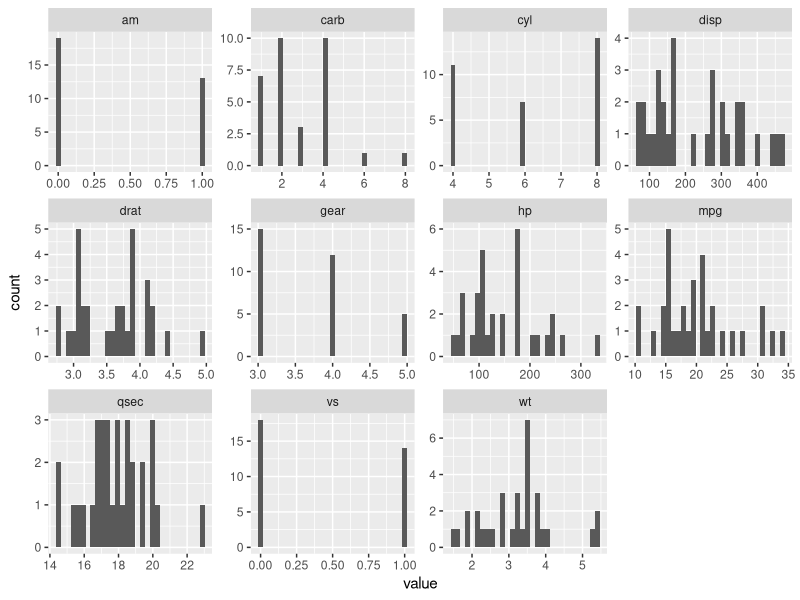
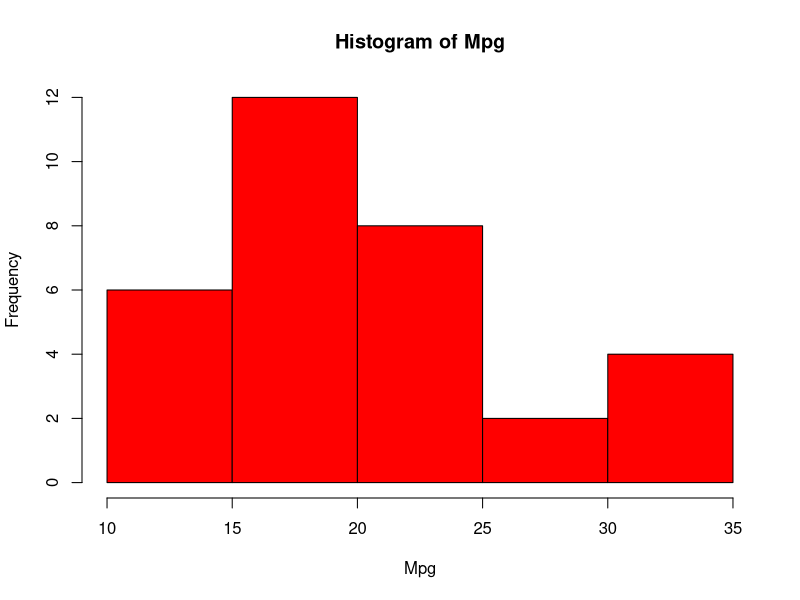
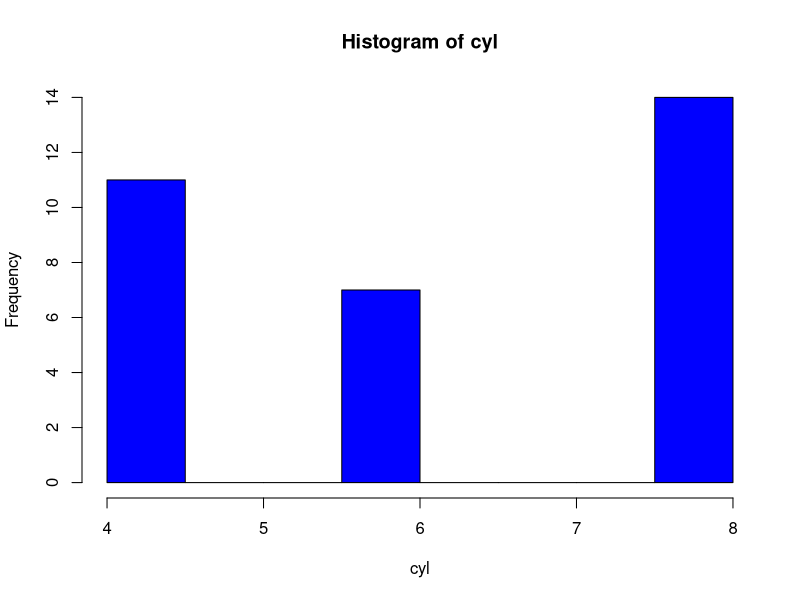
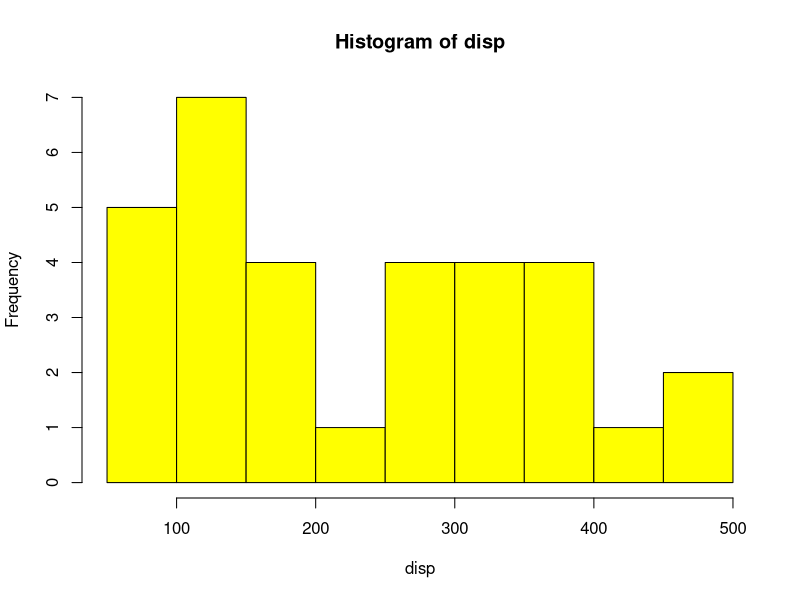
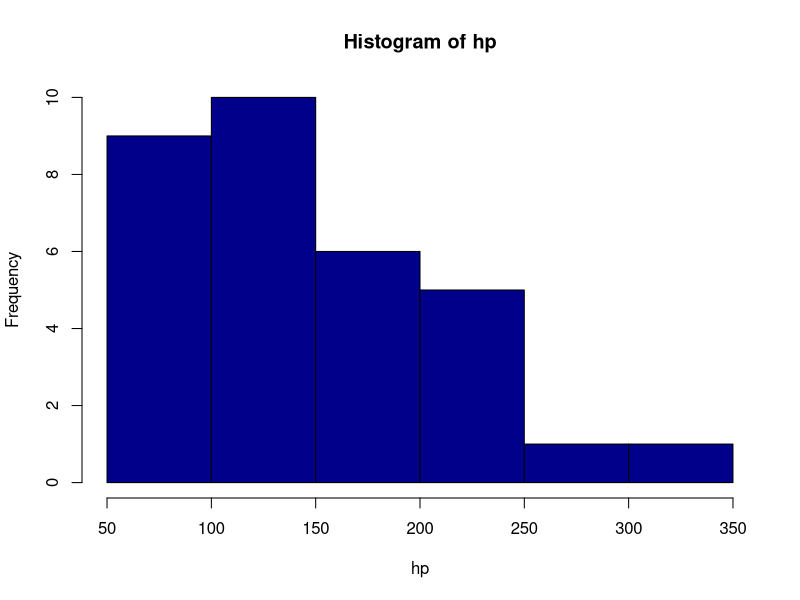
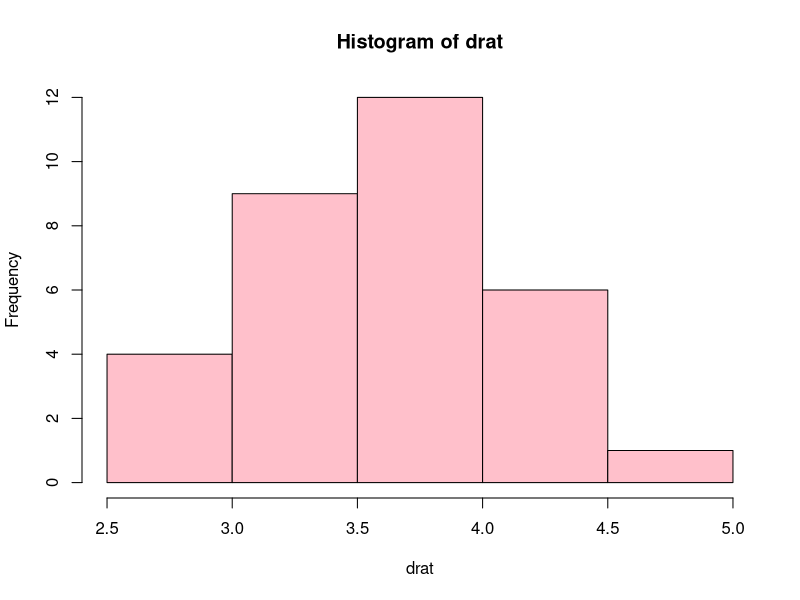
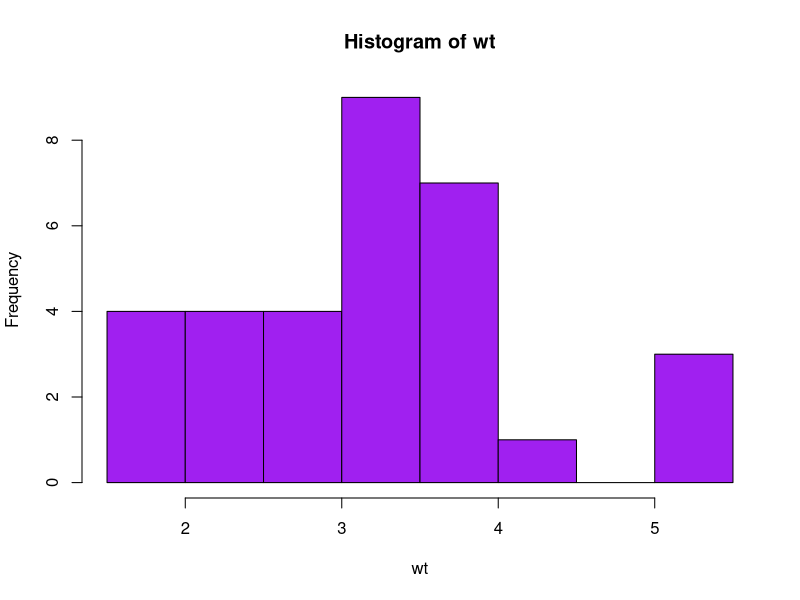
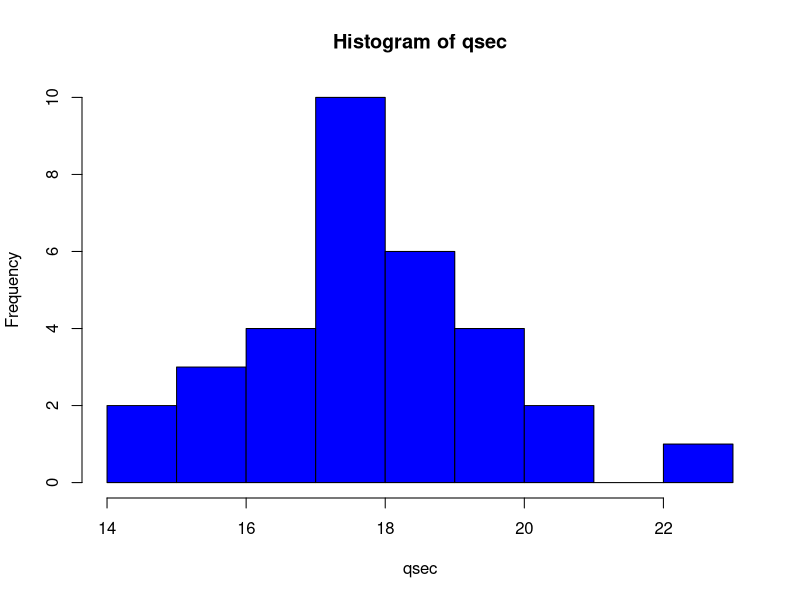

The R script that drew these images, in order:
#Assignment 4.1
#1. Histogram for all variables in a dataset mtcars. Write a program to create histograms for all columns.

#Answer 1

#Histogram for all variables in a dataset mtcars

library(purrr)
library(tidyr)
library(ggplot2)

mtcars %>%
  keep(is.numeric) %>%
  gather() %>%
  ggplot(aes(value)) +
  facet_wrap(~ key,scales = "free") +
  geom_histogram()

#stat_bin is suitable only for continuous x data. 
#If our x data is discrete, we probably want to use stat_count.

#or we can do individually too
#Histogram for all variables in a dataset mtcars
hist(mtcars$mpg ,xlab = "Mpg", ylab = "Frequency",main="Histogram of Mpg",col="red")
hist(mtcars$cyl ,xlab = "cyl", ylab = "Frequency",main="Histogram of cyl",col="blue")
hist(mtcars$disp ,xlab = "disp", ylab = "Frequency",main="Histogram of disp",col="yellow")
hist(mtcars$hp ,xlab = "hp", ylab = "Frequency",main="Histogram of hp",col="darkblue")
hist(mtcars$drat ,xlab = "drat", ylab = "Frequency",main="Histogram of drat",col="pink")
hist(mtcars$wt ,xlab = "wt", ylab = "Frequency",main="Histogram of wt",col="purple")
hist(mtcars$qsec ,xlab = "qsec", ylab = "Frequency",main="Histogram of qsec",col="blue")
hist(mtcars$vs ,xlab = "vs", ylab = "Frequency",main="Histogram of vs",col="green")
hist(mtcars$am ,xlab = "am", ylab = "Frequency",main="Histogram of am",col="grey")
hist(mtcars$gear ,xlab = "gear", ylab = "Frequency",main="Histogram of gear",col="blue")
hist(mtcars$carb ,xlab = "carb", ylab = "Frequency",main="Histogram of carb",col="red")

# Question 2: Check the probability distribution of all variables in mtcars.

library(ggplot2)

mtcars %>%
  keep(is.numeric) %>%                     # Keep only numeric columns
  gather() %>%                             # Convert to key-value pairs
  ggplot(aes(value)) +                     # Plot the values
  facet_wrap(~ key, scales = "free") +   # In separate panels
  geom_density()                         # as density

#3. Write a program to create boxplot for all variables.
library(ggplot2)
library(reshape)
m1 <- melt(mtcars)
ggplot(m1,aes(x = variable,y = value)) + facet_wrap(~variable) + geom_boxplot()


#or like this too individually
boxplot(mtcars$mpg ,xlab = "Box plot", ylab = "Mpg",main="Box plot of Mpg",horizontal = T,col="red")
boxplot(mtcars$cyl ,xlab = "Box plot", ylab = "cyl",main="Box plot of cyl",horizontal = T,col="blue")
boxplot(mtcars$disp ,xlab = "Box plot", ylab = "disp",main="Box plot of disp",horizontal = T,col="yellow")
boxplot(mtcars$hp ,xlab = "Box plot", ylab = "hp",main="Box plot of hp",horizontal = T,col="darkblue")
boxplot(mtcars$drat ,xlab = "Box plot", ylab = "drat",main="Box plot of drat",horizontal = T,col="pink")
boxplot(mtcars$wt ,xlab = "Box plot", ylab = "wt",main="Box plot of wt",horizontal = T,col="purple")
boxplot(mtcars$qsec ,xlab = "Box plot", ylab = "qsec",main="Box plot of qsec",horizontal = T,col="blue")
boxplot(mtcars$vs ,xlab = "Box plot", ylab = "vs",main="Box plot of vs",horizontal = T,col="green")
boxplot(mtcars$am ,xlab = "Box plot", ylab = "am",main="Box plot of am",horizontal = T,col="grey")
boxplot(mtcars$gear ,xlab = "Box plot", ylab = "gear",main="Box plot of gear",horizontal = T,col="blue")
boxplot(mtcars$carb ,xlab = "Box plot", ylab = "carb",main="Box plot of carb",horizontal = T,col="red")
